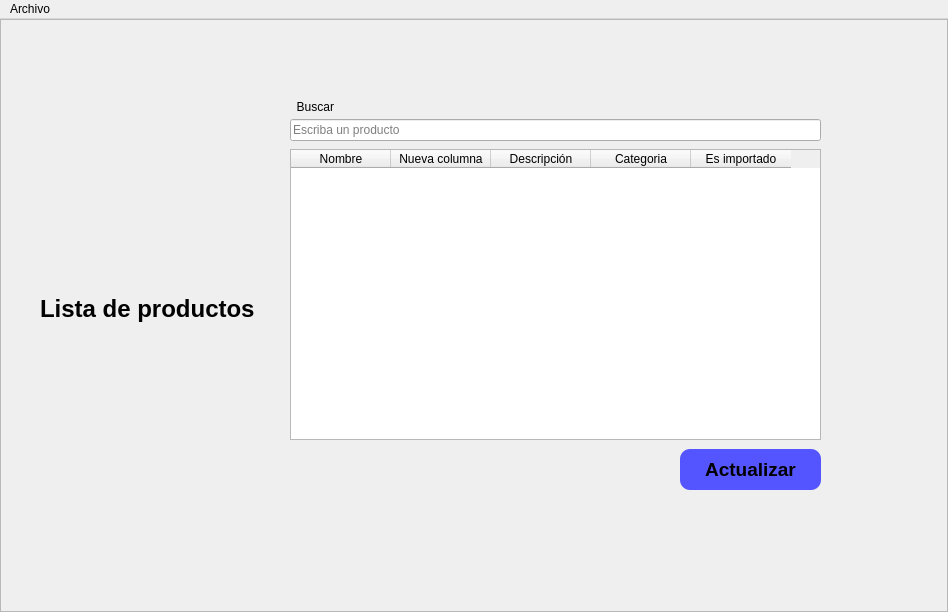
<?xml version="1.0" encoding="UTF-8"?>
<ui version="4.0">
 <class>main</class>
 <widget class="QMainWindow" name="main">
  <property name="geometry">
   <rect>
    <x>0</x>
    <y>0</y>
    <width>948</width>
    <height>612</height>
   </rect>
  </property>
  <property name="windowTitle">
   <string>Inventarios</string>
  </property>
  <property name="windowIcon">
   <iconset>
    <normaloff>C:/Users/Adrian/Downloads/inventario-disponible.png</normaloff>C:/Users/Adrian/Downloads/inventario-disponible.png</iconset>
  </property>
  <widget class="QWidget" name="centralwidget">
   <layout class="QGridLayout" name="gridLayout">
    <property name="leftMargin">
     <number>0</number>
    </property>
    <property name="topMargin">
     <number>0</number>
    </property>
    <property name="rightMargin">
     <number>0</number>
    </property>
    <property name="bottomMargin">
     <number>0</number>
    </property>
    <item row="0" column="0">
     <widget class="QFrame" name="frame">
      <property name="styleSheet">
       <string notr="true"/>
      </property>
      <property name="frameShape">
       <enum>QFrame::Shape::StyledPanel</enum>
      </property>
      <property name="frameShadow">
       <enum>QFrame::Shadow::Raised</enum>
      </property>
      <widget class="QTableWidget" name="tblProducts">
       <property name="geometry">
        <rect>
         <x>290</x>
         <y>130</y>
         <width>531</width>
         <height>291</height>
        </rect>
       </property>
       <column>
        <property name="text">
         <string>Nombre</string>
        </property>
       </column>
       <column>
        <property name="text">
         <string>Nueva columna</string>
        </property>
       </column>
       <column>
        <property name="text">
         <string>Descripción</string>
        </property>
       </column>
       <column>
        <property name="text">
         <string>Categoria</string>
        </property>
       </column>
       <column>
        <property name="text">
         <string>Es importado</string>
        </property>
       </column>
      </widget>
      <widget class="QLabel" name="label_5">
       <property name="geometry">
        <rect>
         <x>40</x>
         <y>270</y>
         <width>221</width>
         <height>41</height>
        </rect>
       </property>
       <property name="text">
        <string>&lt;!DOCTYPE HTML PUBLIC &quot;-//W3C//DTD HTML 4.0//EN&quot; &quot;http://www.w3.org/TR/REC-html40/strict.dtd&quot;&gt;
&lt;html&gt;&lt;head&gt;&lt;meta name=&quot;qrichtext&quot; content=&quot;1&quot; /&gt;&lt;meta charset=&quot;utf-8&quot; /&gt;&lt;style type=&quot;text/css&quot;&gt;
p, li { white-space: pre-wrap; }
hr { height: 1px; border-width: 0; }
li.unchecked::marker { content: &quot;\2610&quot;; }
li.checked::marker { content: &quot;\2612&quot;; }
&lt;/style&gt;&lt;/head&gt;&lt;body style=&quot; font-family:'Segoe UI'; font-size:9pt; font-weight:400; font-style:normal;&quot;&gt;
&lt;p style=&quot; margin-top:0px; margin-bottom:0px; margin-left:0px; margin-right:0px; -qt-block-indent:0; text-indent:0px;&quot;&gt;&lt;span style=&quot; font-size:18pt; font-weight:700; color:#000000;&quot;&gt;Lista de productos&lt;/span&gt;&lt;/p&gt;&lt;/body&gt;&lt;/html&gt;</string>
       </property>
      </widget>
      <widget class="QLabel" name="label">
       <property name="geometry">
        <rect>
         <x>100</x>
         <y>190</y>
         <width>81</width>
         <height>81</height>
        </rect>
       </property>
       <property name="sizePolicy">
        <sizepolicy hsizetype="Preferred" vsizetype="Preferred">
         <horstretch>0</horstretch>
         <verstretch>0</verstretch>
        </sizepolicy>
       </property>
       <property name="minimumSize">
        <size>
         <width>30</width>
         <height>30</height>
        </size>
       </property>
       <property name="text">
        <string/>
       </property>
       <property name="pixmap">
        <pixmap>C:/Users/Adrian/Downloads/inventario.png</pixmap>
       </property>
       <property name="scaledContents">
        <bool>true</bool>
       </property>
      </widget>
      <widget class="QPushButton" name="btnUpdateTable">
       <property name="geometry">
        <rect>
         <x>680</x>
         <y>430</y>
         <width>141</width>
         <height>41</height>
        </rect>
       </property>
       <property name="font">
        <font>
         <pointsize>14</pointsize>
         <bold>true</bold>
        </font>
       </property>
       <property name="cursor">
        <cursorShape>PointingHandCursor</cursorShape>
       </property>
       <property name="styleSheet">
        <string notr="true">color: rgb(0, 0, 0);
border-radius: 10px;
border: none;
background-color: rgb(85, 85, 255);</string>
       </property>
       <property name="text">
        <string>Actualizar</string>
       </property>
      </widget>
      <widget class="QLineEdit" name="qleSearch">
       <property name="geometry">
        <rect>
         <x>290</x>
         <y>100</y>
         <width>531</width>
         <height>22</height>
        </rect>
       </property>
       <property name="placeholderText">
        <string>Escriba un producto</string>
       </property>
      </widget>
      <widget class="QLabel" name="label_2">
       <property name="geometry">
        <rect>
         <x>290</x>
         <y>80</y>
         <width>49</width>
         <height>16</height>
        </rect>
       </property>
       <property name="text">
        <string>  Buscar</string>
       </property>
      </widget>
     </widget>
    </item>
   </layout>
  </widget>
  <widget class="QMenuBar" name="menubar">
   <property name="geometry">
    <rect>
     <x>0</x>
     <y>0</y>
     <width>948</width>
     <height>33</height>
    </rect>
   </property>
   <widget class="QMenu" name="menuArchive">
    <property name="title">
     <string>Archivo</string>
    </property>
    <addaction name="btnNewProduct"/>
   </widget>
   <addaction name="menuArchive"/>
  </widget>
  <action name="btnNewProduct">
   <property name="text">
    <string>Resgistrar producto</string>
   </property>
   <property name="shortcut">
    <string>Ctrl+N</string>
   </property>
  </action>
 </widget>
 <resources/>
 <connections/>
</ui>
